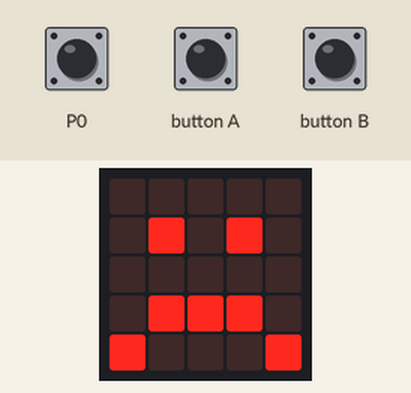
A program run on a simulated BBC micro:bit running MicroPython. Parts: the board's 5×5 LED display. The test bench sets the inputs (shaded band).

Above: at 1.2 s.
1.3 s: touch pin P0 pressed for 0.15 s
At 1.37 s:
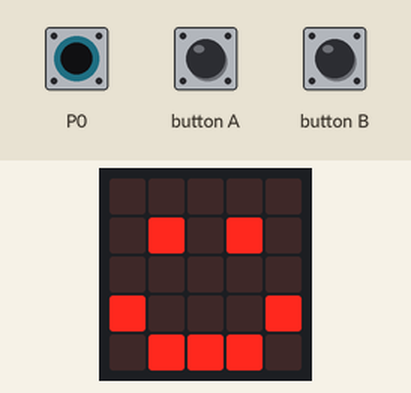
2.9 s: button A pressed for 0.15 s
At 2.97 s:
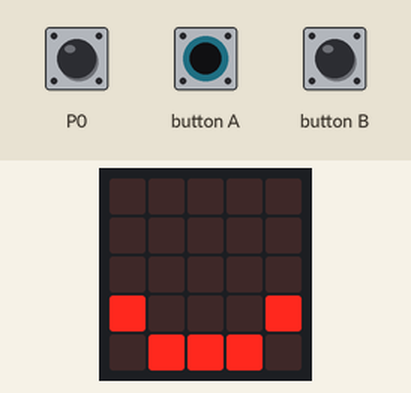
4.5 s: button B pressed for 0.15 s
At 5.1 s:
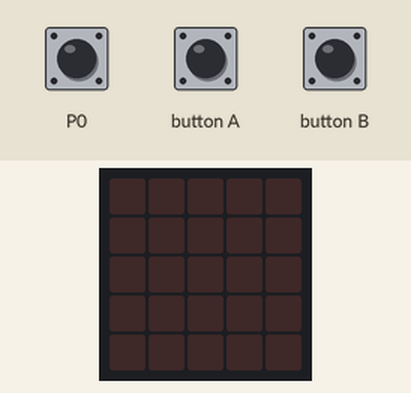
Timing chart, 0 to 7.5 s (numbered marks = the images above; inputs shaded):
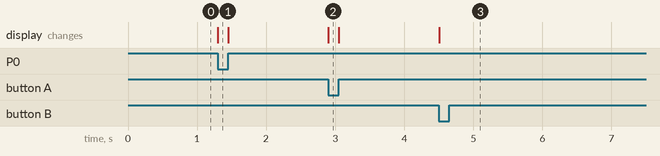

Measured:
- after the input at 1.3 s, the display: changes at once (image 1)
- after the input at 2.9 s, the display: changes at once (image 2)
- after the input at 4.5 s, the display: changes at once (image 3)

The program:

pin0.py
```python
from microbit import *

while True:
    if pin0.is_touched():
        display.show(Image.HAPPY)
    elif button_b.is_pressed():
        display.clear()
        break
    elif button_a.is_pressed():
        display.show(Image.SMILE)
    else:
        display.show(Image.SAD)
```
